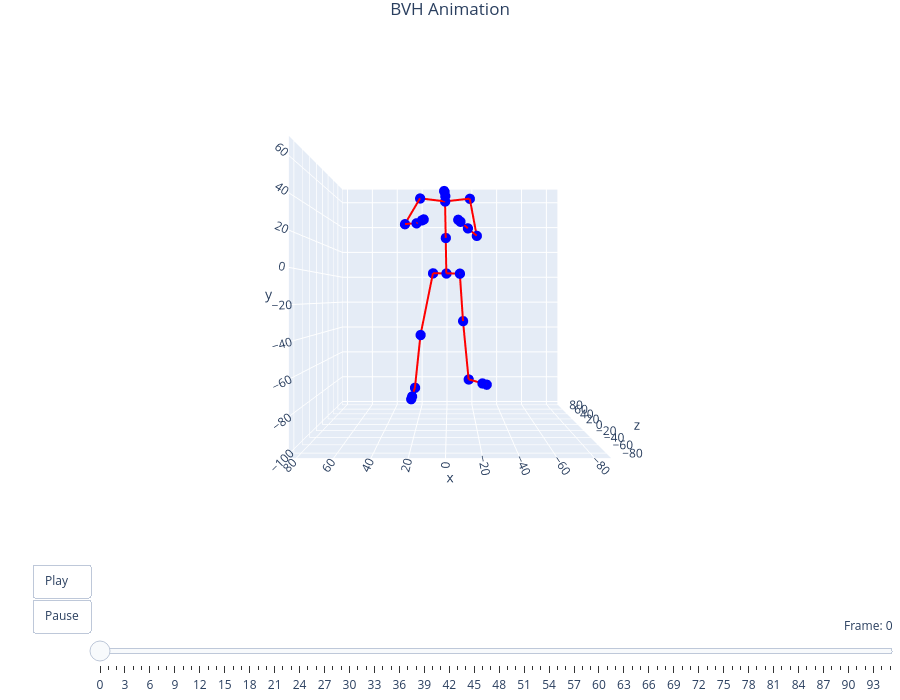

Notebook code for this chart:
### Code cell
filename = "fighter_004"
viewer = preview_bvh(f'bvh/{filename}.bvh', True, True)

### Figure 1 — Plotly figure (JSON) as saved in the notebook; plotly's stock layout.template omitted (floating-point values rounded to 4 significant figures)
{"data": [{"hoverinfo": "text", "marker": {"color": "blue", "size": 6}, "mode": "markers", "showlegend": false, "text": ["mixamorig:Hips", "mixamorig:Spine", "mixamorig:Spine2", "mixamorig:Neck", "mixamorig:Head", "mixamorig:Head_end", "mixamorig:LeftShoulder", "mixamorig:LeftArm", "mixamorig:LeftForeArm", "mixamorig:LeftHand", "mixamorig:LeftHand_end", "mixamorig:RightShoulder", "mixamorig:RightArm", "mixamorig:RightForeArm", "mixamorig:RightHand", "mixamorig:RightHand_end", "mixamorig:LeftUpLeg", "mixamorig:LeftLeg", "mixamorig:LeftFoot", "mixamorig:LeftToeBase", "mixamorig:LeftToeBase_end", "mixamorig:RightUpLeg", "mixamorig:RightLeg", "mixamorig:RightFoot", "mixamorig:RightToeBase", "mixamorig:RightToeBase_end"], "type": "scatter3d", "x": [0.05271, 0.4462, 0.8396, 0.7415, 1.223, 1.528, 17.16, 26.52, 18.36, 14.86, 13.81, -15.59, -19.68, -13.33, -8.698, -7.308, 9.16, 17.21, 21.58, 23.23, 23.72, -9.055, -11.26, -15.53, -24.78, -27.55], "y": [0.1419, 23.7, 47.26, 50.66, 53.62, 54.26, 48.55, 30.93, 29.86, 31.45, 31.93, 49.63, 23.72, 26.23, 29.66, 30.68, 0.2815, -41.1, -77.97, -82.96, -84.46, 0.002229, -32.18, -73.87, -75.51, -76.0], "z": [0.1593, -5.629, -11.42, -12.23, -11.44, -10.83, -16.08, -23.43, -37.42, -39.76, -40.47, -7.634, -20.46, -42.23, -47.43, -48.99, 1.359, -8.01, 4.357, -2.03, -3.946, -1.041, 1.106, 16.96, 8.254, 5.641]}, {"hoverinfo": "none", "line": {"color": "red", "width": 4}, "mode": "lines", "showlegend": false, "type": "scatter3d", "x": [0.4462, 0.05271, null, 0.8396, 0.4462, null, 0.7415, 0.8396, null, 1.223, 0.7415, null, 1.528, 1.223, null, 17.16, 0.8396, null, 26.52, 17.16, null, 18.36, 26.52, null, 14.86, 18.36, null, 13.81, 14.86, null, -15.59, 0.8396, null, -19.68, -15.59, null, -13.33, -19.68, null, -8.698, -13.33, null, -7.308, -8.698, null, 9.16, 0.05271, null, 17.21, 9.16, null, 21.58, 17.21, null, 23.23, 21.58, null, 23.72, 23.23, null, -9.055, 0.05271, null, -11.26, -9.055, null, -15.53, -11.26, null, -24.78, -15.53, null, -27.55, -24.78, null], "y": [23.7, 0.1419, null, 47.26, 23.7, null, 50.66, 47.26, null, 53.62, 50.66, null, 54.26, 53.62, null, 48.55, 47.26, null, 30.93, 48.55, null, 29.86, 30.93, null, 31.45, 29.86, null, 31.93, 31.45, null, 49.63, 47.26, null, 23.72, 49.63, null, 26.23, 23.72, null, 29.66, 26.23, null, 30.68, 29.66, null, 0.2815, 0.1419, null, -41.1, 0.2815, null, -77.97, -41.1, null, -82.96, -77.97, null, -84.46, -82.96, null, 0.002229, 0.1419, null, -32.18, 0.002229, null, -73.87, -32.18, null, -75.51, -73.87, null, -76.0, -75.51, null], "z": [-5.629, 0.1593, null, -11.42, -5.629, null, -12.23, -11.42, null, -11.44, -12.23, null, -10.83, -11.44, null, -16.08, -11.42, null, -23.43, -16.08, null, -37.42, -23.43, null, -39.76, -37.42, null, -40.47, -39.76, null, -7.634, -11.42, null, -20.46, -7.634, null, -42.23, -20.46, null, -47.43, -42.23, null, -48.99, -47.43, null, 1.359, 0.1593, null, -8.01, 1.359, null, 4.357, -8.01, null, -2.03, 4.357, null, -3.946, -2.03, null, -1.041, 0.1593, null, 1.106, -1.041, null, 16.96, 1.106, null, 8.254, 16.96, null, 5.641, 8.254, null]}], "layout": {"height": 700, "margin": {"b": 0, "l": 0, "r": 0, "t": 30}, "scene": {"aspectmode": "cube", "camera": {"center": {"x": 0, "y": 0, "z": 0}, "eye": {"x": 0, "y": 0, "z": -2.5}, "up": {"x": 0, "y": 1, "z": 0}}, "xaxis": {"range": [-88.87, 84.02]}, "yaxis": {"range": [-102.3, 70.57]}, "zaxis": {"range": [-91.23, 81.66]}}, "sliders": [{"active": 0, "currentvalue": {"prefix": "Frame: ", "visible": true, "xanchor": "right"}, "len": 0.9, "pad": {"b": 10, "t": 50}, "steps": [{"args": [["frame_0"], {"frame": {"duration": 0, "redraw": true}, "mode": "immediate"}], "label": "0", "method": "animate"}, {"args": [["frame_1"], {"frame": {"duration": 0, "redraw": true}, "mode": "immediate"}], "label": "1", "method": "animate"}, {"args": [["frame_2"], {"frame": {"duration": 0, "redraw": true}, "mode": "immediate"}], "label": "2", "method": "animate"}, {"args": [["frame_3"], {"frame": {"duration": 0, "redraw": true}, "mode": "immediate"}], "label": "3", "method": "animate"}, {"args": [["frame_4"], {"frame": {"duration": 0, "redraw": true}, "mode": "immediate"}], "label": "4", "method": "animate"}, {"args": [["frame_5"], {"frame": {"duration": 0, "redraw": true}, "mode": "immediate"}], "label": "5", "method": "animate"}, {"args": [["frame_6"], {"frame": {"duration": 0, "redraw": true}, "mode": "immediate"}], "label": "6", "method": "animate"}, {"args": [["frame_7"], {"frame": {"duration": 0, "redraw": true}, "mode": "immediate"}], "label": "7", "method": "animate"}, {"args": [["frame_8"], {"frame": {"duration": 0, "redraw": true}, "mode": "immediate"}], "label": "8", "method": "animate"}, {"args": [["frame_9"], {"frame": {"duration": 0, "redraw": true}, "mode": "immediate"}], "label": "9", "method": "animate"}, {"args": [["frame_10"], {"frame": {"duration": 0, "redraw": true}, "mode": "immediate"}], "label": "10", "method": "animate"}, {"args": [["frame_11"], {"frame": {"duration": 0, "redraw": true}, "mode": "immediate"}], "label": "11", "method": "animate"}, {"args": [["frame_12"], {"frame": {"duration": 0, "redraw": true}, "mode": "immediate"}], "label": "12", "method": "animate"}, {"args": [["frame_13"], {"frame": {"duration": 0, "redraw": true}, "mode": "immediate"}], "label": "13", "method": "animate"}, {"args": [["frame_14"], {"frame": {"duration": 0, "redraw": true}, "mode": "immediate"}], "label": "14", "method": "animate"}, {"args": [["frame_15"], {"frame": {"duration": 0, "redraw": true}, "mode": "immediate"}], "label": "15", "method": "animate"}, {"args": [["frame_16"], {"frame": {"duration": 0, "redraw": true}, "mode": "immediate"}], "label": "16", "method": "animate"}, {"args": [["frame_17"], {"frame": {"duration": 0, "redraw": true}, "mode": "immediate"}], "label": "17", "method": "animate"}, {"args": [["frame_18"], {"frame": {"duration": 0, "redraw": true}, "mode": "immediate"}], "label": "18", "method": "animate"}, {"args": [["frame_19"], {"frame": {"duration": 0, "redraw": true}, "mode": "immediate"}], "label": "19", "method": "animate"}, {"args": [["frame_20"], {"frame": {"duration": 0, "redraw": true}, "mode": "immediate"}], "label": "20", "method": "animate"}, {"args": [["frame_21"], {"frame": {"duration": 0, "redraw": true}, "mode": "immediate"}], "label": "21", "method": "animate"}, {"args": [["frame_22"], {"frame": {"duration": 0, "redraw": true}, "mode": "immediate"}], "label": "22", "method": "animate"}, {"args": [["frame_23"], {"frame": {"duration": 0, "redraw": true}, "mode": "immediate"}], "label": "23", "method": "animate"}, {"args": [["frame_24"], {"frame": {"duration": 0, "redraw": true}, "mode": "immediate"}], "label": "24", "method": "animate"}, {"args": [["frame_25"], {"frame": {"duration": 0, "redraw": true}, "mode": "immediate"}], "label": "25", "method": "animate"}, {"args": [["frame_26"], {"frame": {"duration": 0, "redraw": true}, "mode": "immediate"}], "label": "26", "method": "animate"}, {"args": [["frame_27"], {"frame": {"duration": 0, "redraw": true}, "mode": "immediate"}], "label": "27", "method": "animate"}, {"args": [["frame_28"], {"frame": {"duration": 0, "redraw": true}, "mode": "immediate"}], "label": "28", "method": "animate"}, {"args": [["frame_29"], {"frame": {"duration": 0, "redraw": true}, "mode": "immediate"}], "label": "29", "method": "animate"}, {"args": [["frame_30"], {"frame": {"duration": 0, "redraw": true}, "mode": "immediate"}], "label": "30", "method": "animate"}, {"args": [["frame_31"], {"frame": {"duration": 0, "redraw": true}, "mode": "immediate"}], "label": "31", "method": "animate"}, {"args": [["frame_32"], {"frame": {"duration": 0, "redraw": true}, "mode": "immediate"}], "label": "32", "method": "animate"}, {"args": [["frame_33"], {"frame": {"duration": 0, "redraw": true}, "mode": "immediate"}], "label": "33", "method": "animate"}, {"args": [["frame_34"], {"frame": {"duration": 0, "redraw": true}, "mode": "immediate"}], "label": "34", "method": "animate"}, {"args": [["frame_35"], {"frame": {"duration": 0, "redraw": true}, "mode": "immediate"}], "label": "35", "method": "animate"}, {"args": [["frame_36"], {"frame": {"duration": 0, "redraw": true}, "mode": "immediate"}], "label": "36", "method": "animate"}, {"args": [["frame_37"], {"frame": {"duration": 0, "redraw": true}, "mode": "immediate"}], "label": "37", "method": "animate"}, {"args": [["frame_38"], {"frame": {"duration": 0, "redraw": true}, "mode": "immediate"}], "label": "38", "method": "animate"}, {"args": [["frame_39"], {"frame": {"duration": 0, "redraw": true}, "mode": "immediate"}], "label": "39", "method": "animate"}, {"args": [["frame_40"], {"frame": {"duration": 0, "redraw": true}, "mode": "immediate"}], "label": "40", "method": "animate"}, {"args": [["frame_41"], {"frame": {"duration": 0, "redraw": true}, "mode": "immediate"}], "label": "41", "method": "animate"}, {"args": [["frame_42"], {"frame": {"duration": 0, "redraw": true}, "mode": "immediate"}], "label": "42", "method": "animate"}, {"args": [["frame_43"], {"frame": {"duration": 0, "redraw": true}, "mode": "immediate"}], "label": "43", "method": "animate"}, {"args": [["frame_44"], {"frame": {"duration": 0, "redraw": true}, "mode": "immediate"}], "label": "44", "method": "animate"}, {"args": [["frame_45"], {"frame": {"duration": 0, "redraw": true}, "mode": "immediate"}], "label": "45", "method": "animate"}, {"args": [["frame_46"], {"frame": {"duration": 0, "redraw": true}, "mode": "immediate"}], "label": "46", "method": "animate"}, {"args": [["frame_47"], {"frame": {"duration": 0, "redraw": true}, "mode": "immediate"}], "label": "47", "method": "animate"}, {"args": [["frame_48"], {"frame": {"duration": 0, "redraw": true}, "mode": "immediate"}], "label": "48", "method": "animate"}, {"args": [["frame_49"], {"frame": {"duration": 0, "redraw": true}, "mode": "immediate"}], "label": "49", "method": "animate"}, {"args": [["frame_50"], {"frame": {"duration": 0, "redraw": true}, "mode": "immediate"}], "label": "50", "method": "animate"}, {"args": [["frame_51"], {"frame": {"duration": 0, "redraw": true}, "mode": "immediate"}], "label": "51", "method": "animate"}, {"args": [["frame_52"], {"frame": {"duration": 0, "redraw": true}, "mode": "immediate"}], "label": "52", "method": "animate"}, {"args": [["frame_53"], {"frame": {"duration": 0, "redraw": true}, "mode": "immediate"}], "label": "53", "method": "animate"}, {"args": [["frame_54"], {"frame": {"duration": 0, "redraw": true}, "mode": "immediate"}], "label": "54", "method": "animate"}, {"args": [["frame_55"], {"frame": {"duration": 0, "redraw": true}, "mode": "immediate"}], "label": "55", "method": "animate"}, {"args": [["frame_56"], {"frame": {"duration": 0, "redraw": true}, "mode": "immediate"}], "label": "56", "method": "animate"}, {"args": [["frame_57"], {"frame": {"duration": 0, "redraw": true}, "mode": "immediate"}], "label": "57", "method": "animate"}, {"args": [["frame_58"], {"frame": {"duration": 0, "redraw": true}, "mode": "immediate"}], "label": "58", "method": "animate"}, {"args": [["frame_59"], {"frame": {"duration": 0, "redraw": true}, "mode": "immediate"}], "label": "59", "method": "animate"}, {"args": [["frame_60"], {"frame": {"duration": 0, "redraw": true}, "mode": "immediate"}], "label": "60", "method": "animate"}, {"args": [["frame_61"], {"frame": {"duration": 0, "redraw": true}, "mode": "immediate"}], "label": "61", "method": "animate"}, {"args": [["frame_62"], {"frame": {"duration": 0, "redraw": true}, "mode": "immediate"}], "label": "62", "method": "animate"}, {"args": [["frame_63"], {"frame": {"duration": 0, "redraw": true}, "mode": "immediate"}], "label": "63", "method": "animate"}, {"args": [["frame_64"], {"frame": {"duration": 0, "redraw": true}, "mode": "immediate"}], "label": "64", "method": "animate"}, {"args": [["frame_65"], {"frame": {"duration": 0, "redraw": true}, "mode": "immediate"}], "label": "65", "method": "animate"}, {"args": [["frame_66"], {"frame": {"duration": 0, "redraw": true}, "mode": "immediate"}], "label": "66", "method": "animate"}, {"args": [["frame_67"], {"frame": {"duration": 0, "redraw": true}, "mode": "immediate"}], "label": "67", "method": "animate"}, {"args": [["frame_68"], {"frame": {"duration": 0, "redraw": true}, "mode": "immediate"}], "label": "68", "method": "animate"}, {"args": [["frame_69"], {"frame": {"duration": 0, "redraw": true}, "mode": "immediate"}], "label": "69", "method": "animate"}, {"args": [["frame_70"], {"frame": {"duration": 0, "redraw": true}, "mode": "immediate"}], "label": "70", "method": "animate"}, {"args": [["frame_71"], {"frame": {"duration": 0, "redraw": true}, "mode": "immediate"}], "label": "71", "method": "animate"}, {"args": [["frame_72"], {"frame": {"duration": 0, "redraw": true}, "mode": "immediate"}], "label": "72", "method": "animate"}, {"args": [["frame_73"], {"frame": {"duration": 0, "redraw": true}, "mode": "immediate"}], "label": "73", "method": "animate"}, {"args": [["frame_74"], {"frame": {"duration": 0, "redraw": true}, "mode": "immediate"}], "label": "74", "method": "animate"}, {"args": [["frame_75"], {"frame": {"duration": 0, "redraw": true}, "mode": "immediate"}], "label": "75", "method": "animate"}, {"args": [["frame_76"], {"frame": {"duration": 0, "redraw": true}, "mode": "immediate"}], "label": "76", "method": "animate"}, {"args": [["frame_77"], {"frame": {"duration": 0, "redraw": true}, "mode": "immediate"}], "label": "77", "method": "animate"}, {"args": [["frame_78"], {"frame": {"duration": 0, "redraw": true}, "mode": "immediate"}], "label": "78", "method": "animate"}, {"args": [["frame_79"], {"frame": {"duration": 0, "redraw": true}, "mode": "immediate"}], "label": "79", "method": "animate"}, {"args": [["frame_80"], {"frame": {"duration": 0, "redraw": true}, "mode": "immediate"}], "label": "80", "method": "animate"}, {"args": [["frame_81"], {"frame": {"duration": 0, "redraw": true}, "mode": "immediate"}], "label": "81", "method": "animate"}, {"args": [["frame_82"], {"frame": {"duration": 0, "redraw": true}, "mode": "immediate"}], "label": "82", "method": "animate"}, {"args": [["frame_83"], {"frame": {"duration": 0, "redraw": true}, "mode": "immediate"}], "label": "83", "method": "animate"}, {"args": [["frame_84"], {"frame": {"duration": 0, "redraw": true}, "mode": "immediate"}], "label": "84", "method": "animate"}, {"args": [["frame_85"], {"frame": {"duration": 0, "redraw": true}, "mode": "immediate"}], "label": "85", "method": "animate"}, {"args": [["frame_86"], {"frame": {"duration": 0, "redraw": true}, "mode": "immediate"}], "label": "86", "method": "animate"}, {"args": [["frame_87"], {"frame": {"duration": 0, "redraw": true}, "mode": "immediate"}], "label": "87", "method": "animate"}, {"args": [["frame_88"], {"frame": {"duration": 0, "redraw": true}, "mode": "immediate"}], "label": "88", "method": "animate"}, {"args": [["frame_89"], {"frame": {"duration": 0, "redraw": true}, "mode": "immediate"}], "label": "89", "method": "animate"}, {"args": [["frame_90"], {"frame": {"duration": 0, "redraw": true}, "mode": "immediate"}], "label": "90", "method": "animate"}, {"args": [["frame_91"], {"frame": {"duration": 0, "redraw": true}, "mode": "immediate"}], "label": "91", "method": "animate"}, {"args": [["frame_92"], {"frame": {"duration": 0, "redraw": true}, "mode": "immediate"}], "label": "92", "method": "animate"}, {"args": [["frame_93"], {"frame": {"duration": 0, "redraw": true}, "mode": "immediate"}], "label": "93", "method": "animate"}, {"args": [["frame_94"], {"frame": {"duration": 0, "redraw": true}, "mode": "immediate"}], "label": "94", "method": "animate"}, {"args": [["frame_95"], {"frame": {"duration": 0, "redraw": true}, "mode": "immediate"}], "label": "95", "method": "animate"}], "x": 0.1, "xanchor": "left", "y": 0, "yanchor": "top"}], "title": {"text": "BVH Animation", "x": 0.5, "xanchor": "center"}, "updatemenus": [{"buttons": [{"args": [null, {"frame": {"duration": 83, "redraw": true}, "fromcurrent": true, "mode": "immediate"}], "label": "Play", "method": "animate"}, {"args": [[null], {"frame": {"duration": 0, "redraw": false}, "mode": "immediate"}], "label": "Pause", "method": "animate"}], "showactive": false, "type": "buttons", "x": 0.1, "xanchor": "right", "y": 0, "yanchor": "top"}]}}
